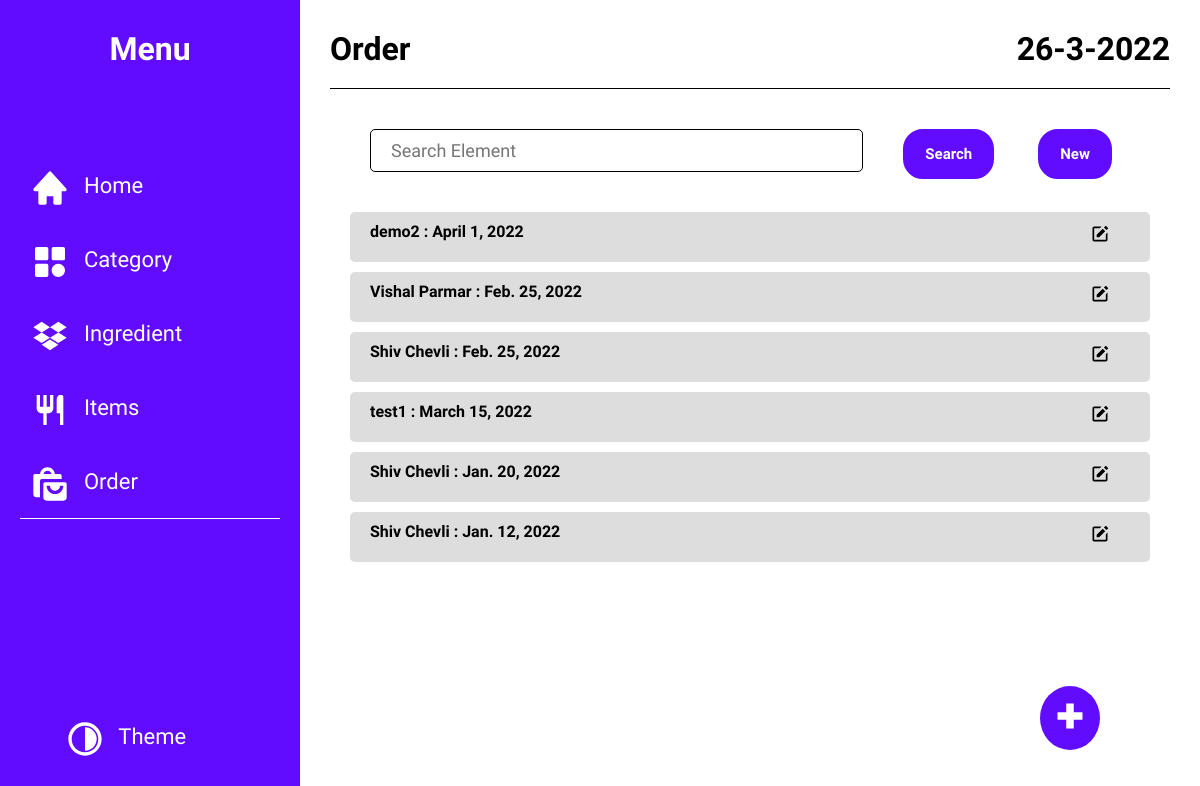
The app's page /orderInventory/OrderList/ with its own data.
### orderInventory/models.py (models this page shows, shortened)
class OrderIndividual(models.Model):
    name = models.CharField(max_length=64,
                            null=True, blank=True,
                            verbose_name="Name of Function For Which this order is Placed")
    mobileNumber = models.CharField(max_length=15,validators=[checkMobileNumber])
    address = models.CharField(max_length=256,blank=True,null=True)
    numberOfPerson = models.IntegerField(blank=True,null=True)
    email = models.EmailField(blank=True,null=True)
    deliveryDate = models.DateTimeField(blank=True, null=True)
    createdAt = models.DateTimeField(default=datetime.now)
    modifyAt = models.DateTimeField(default=None, blank=True, null=True)
    deletedAt = models.DateTimeField(default=None, blank=True, null=True)

### orderInventory/views.py (the view)
# urls.py: path('OrderList/', views.orderHome, name="orderList"),
@cache_control(max_age=3600)
def orderHome(request):
    order = models.OrderIndividual.objects.all().order_by("-createdAt")
    return render(request, 'orderList.html', {
        "toolbar": True,
        "putPlus": True,
        "active": "order",
        "data": order,
        "queryItem": "order_one",
        "heading": "Order",
    })

### orderInventory/templates/orderList.html (shortened to what this page needs)
{% extends 'template.html' %}
{% load static %}
{% block heading %}
    {{ heading }}
{% endblock %}
{% block Main %}
<div id="single-section">
    <section class="single-container list-container search-elements">
        {% for i in data %}
        <div class="suggetion-list-item">
            <a href="{% url 'inventory:orderDetail' OrderID=i.id %}">
                <p class="text" data-itemid="{{ i.id }}" data-queryItem="{{ queryItem }}">{{ i.name }} :    {{ i.deliveryDate.date }} </p>
            </a>
            <button class="add button-remove">
                <svg xmlns="http://www.w3.org/2000/svg" viewBox="0 0 24 24">
                    <path d="m18.988 2.012 3 3L19.701 7.3l-3-3zM8 16h3l7.287-7.287-3-3L8 13z"></path>
                    <path
                        d="M19 19H8.158c-.026 0-.053.01-.079.01-.033 0-.066-.009-.1-.01H5V5h6.847l2-2H5c-1.103 0-2 .896-2 2v14c0 1.104.897 2 2 2h14a2 2 0 0 0 2-2v-8.668l-2 2V19z">
                    </path>
                </svg>
            </button>
        </div>
        {% endfor %}
    </section>
</div>
{% endblock %}

### orderInventory/static/css/style.css (style rules this page uses)
* { margin: 0; padding: 0; box-sizing: border-box; font-family: 'Readex Pro', sans-serif; scrollbar-width: thin; }
:root { --text-color : #fff; --bg-color-main : #610CFF; --item : #dddddd; --text-alter : #000; --bg-color-alter : #fff; --danger_color : #aa0a0a; }
svg { padding: 0; width: 40px; height: 40px; fill: var(--text-color); }
.button-remove { border: none; outline: none; color: var(--text-color); background: transparent; cursor: pointer; padding: 15px; }
main section { vertical-align: top; padding: 0 30px; display: inline-block; overflow-y: auto; border-right: 1px solid var(--text-alter); width: 45%; max-width: 45vw; min-height: 550px; max-height: 620px; }
.single-container { border: none; width: 100%; padding: 0 50px; max-width: 100%; max-height: 620px; }
#single-section { max-height: 575px; }
.suggetion-list-item { display: grid; grid-template-columns: repeat(12,1fr); background: var(--item); margin: 10px 0; padding: 10px 20px 15px; border-radius: 5px; }
.suggetion-list-item a { grid-column: 1 / 12; }
.suggetion-list-item .text { grid-column: 1 / 12; display: inline-block; font-weight: 600; cursor: pointer; color: var(--text-alter); }
.suggetion-list-item .add { grid-column: 12 / 12; margin: 0 20px; text-align: right; padding: 0 !important; padding-top: 2px !important ; }
.suggetion-list-item .add svg { width: 20px; height: 20px; fill: var(--text-alter); }
.list-container { max-height: 550px; }

### records on screen
OrderIndividual: name "demo2", deliveryDate "April 1, 2022"
OrderIndividual: name "Vishal Parmar", deliveryDate "Feb. 25, 2022"
OrderIndividual: name "Shiv Chevli", deliveryDate "Feb. 25, 2022"
OrderIndividual: name "test1", deliveryDate "March 15, 2022"
OrderIndividual: name "Shiv Chevli", deliveryDate "Jan. 20, 2022"
OrderIndividual: name "Shiv Chevli", deliveryDate "Jan. 12, 2022"

### other values on screen
{{ heading }} "Order"
